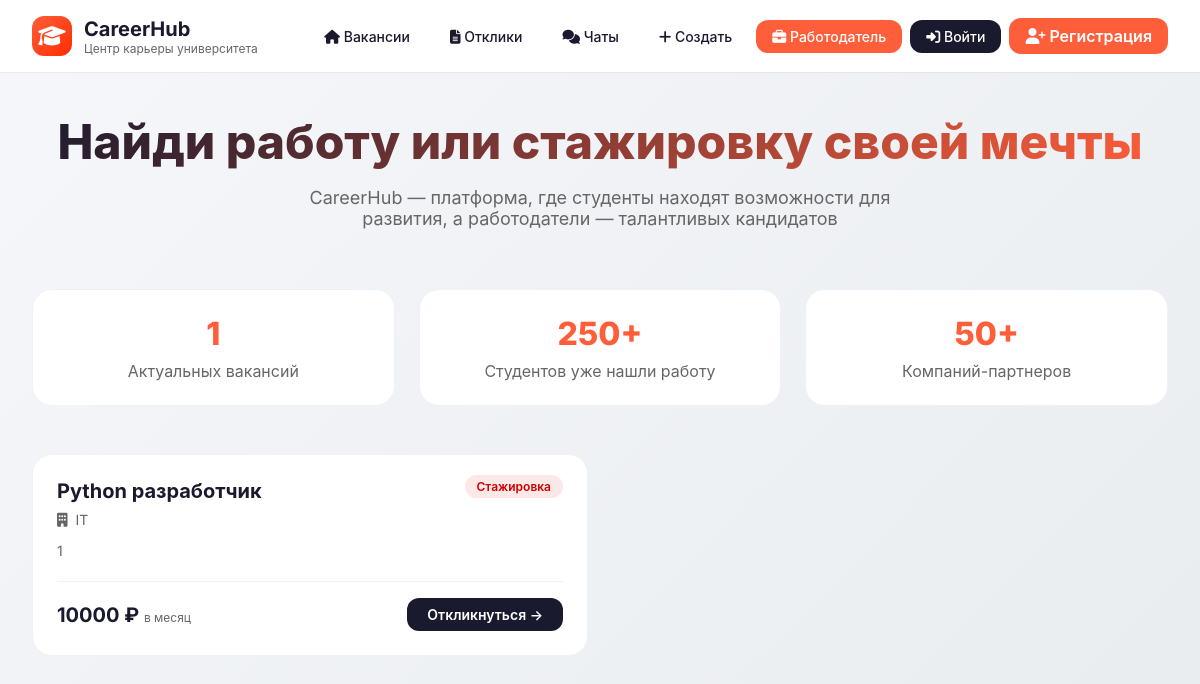
Before: / with the older database file.
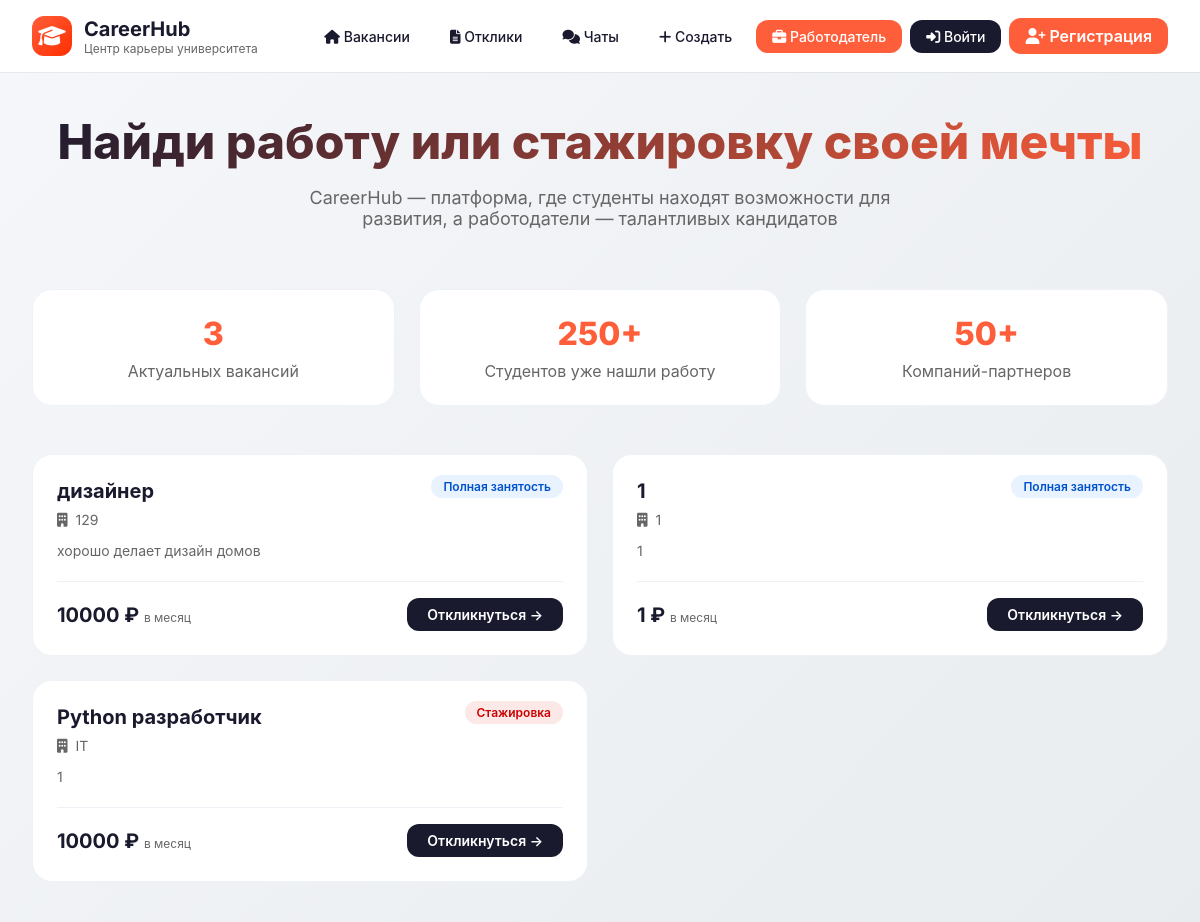
After: the same page with the newer database file.
### tables this page shows
CREATE TABLE vacancies (
            id INTEGER PRIMARY KEY AUTOINCREMENT,
            title TEXT NOT NULL,
            description TEXT NOT NULL,
            department TEXT NOT NULL,
            job_type TEXT NOT NULL,
            salary INTEGER,
            employer_id INTEGER,
            created_at TIMESTAMP DEFAULT CURRENT_TIMESTAMP
        );

### app/main.py (the view)
@app.get("/", response_class=HTMLResponse)
async def home(request: Request):
    session_id = request.cookies.get("session_id")
    current_user = None
    if session_id and session_id in sessions:
        current_user = sessions[session_id]
    vacancies = JobService.get_all_vacancies()
    return templates.TemplateResponse(
        "index.html",
        {"request": request, "vacancies": vacancies, "user": current_user}
    )

### templates/index.html (shortened to what this page needs)
{% extends "base.html" %}
{% block content %}
<div class="hero">
    <h1>Найди работу или стажировку своей мечты</h1>
    <p>CareerHub — платформа, где студенты находят возможности для развития, а работодатели — талантливых кандидатов</p>
</div>
<div class="stats-grid">
    <div class="stat-card">
        <div class="stat-number">{{ vacancies|length }}</div>
        <div class="stat-label">Актуальных вакансий</div>
    </div>
    <div class="stat-card">
        <div class="stat-number">250+</div>
        <div class="stat-label">Студентов уже нашли работу</div>
    </div>
    <div class="stat-card">
        <div class="stat-number">50+</div>
        <div class="stat-label">Компаний-партнеров</div>
    </div>
</div>
{% if vacancies %}
    <div class="vacancies-grid">
        {% for vacancy in vacancies %}
        <div class="vacancy-card">
            <div class="vacancy-tag">
                <span class="badge {{ vacancy.job_type }}">
                    {% if vacancy.job_type == 'job' %}Полная занятость{% else %}Стажировка{% endif %}
                </span>
            </div>
            <h3 class="vacancy-title">{{ vacancy.title }}</h3>
            <div class="vacancy-department">
                <i class="fas fa-building"></i> {{ vacancy.department }}
            </div>
            <p class="vacancy-description">{{ vacancy.description[:120] }}{% if vacancy.description|length > 120 %}...{% endif %}</p>
            <div class="vacancy-meta">
                <div class="salary">
                    {% if vacancy.salary %}
                        {{ vacancy.salary }} ₽ <small>в месяц</small>
                    {% else %}
                        Зарплата по договоренности
                    {% endif %}
                </div>
                <a href="/apply/{{ vacancy.id }}" class="btn-apply">Откликнуться →</a>
            </div>
        </div>
        {% endfor %}
    </div>
{% endif %}
{% endblock %}

Changed rows visible on the page:
added vacancies: job_type "Полная занятость", title "дизайнер", department "129", description "хорошо делает дизайн домов", salary "10000"
added vacancies: job_type "Полная занятость", title "1", department "1", description "1", salary "1"
Other visible differences:
{{ vacancies|length }}: "1" → "3"
